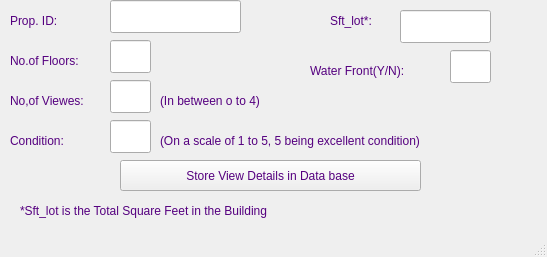
<?xml version="1.0" encoding="UTF-8"?>
<ui version="4.0">
 <class>MainWindow</class>
 <widget class="QMainWindow" name="MainWindow">
  <property name="geometry">
   <rect>
    <x>0</x>
    <y>0</y>
    <width>547</width>
    <height>257</height>
   </rect>
  </property>
  <property name="windowTitle">
   <string>Property View Details</string>
  </property>
  <property name="styleSheet">
   <string notr="true">color: rgb(85, 0, 127);
font: 75 12pt &quot;MS Shell Dlg 2&quot;;</string>
  </property>
  <widget class="QWidget" name="centralwidget">
   <widget class="QLabel" name="label">
    <property name="geometry">
     <rect>
      <x>10</x>
      <y>90</y>
      <width>101</width>
      <height>21</height>
     </rect>
    </property>
    <property name="text">
     <string>No,of Viewes:</string>
    </property>
   </widget>
   <widget class="QLineEdit" name="lineEdit">
    <property name="geometry">
     <rect>
      <x>110</x>
      <y>80</y>
      <width>41</width>
      <height>33</height>
     </rect>
    </property>
   </widget>
   <widget class="QPushButton" name="pushButton">
    <property name="geometry">
     <rect>
      <x>120</x>
      <y>160</y>
      <width>301</width>
      <height>31</height>
     </rect>
    </property>
    <property name="text">
     <string>Store View Details in Data base</string>
    </property>
   </widget>
   <widget class="QLineEdit" name="lineEdit_3">
    <property name="geometry">
     <rect>
      <x>110</x>
      <y>0</y>
      <width>131</width>
      <height>33</height>
     </rect>
    </property>
   </widget>
   <widget class="QLineEdit" name="lineEdit_4">
    <property name="geometry">
     <rect>
      <x>400</x>
      <y>10</y>
      <width>91</width>
      <height>33</height>
     </rect>
    </property>
   </widget>
   <widget class="QLineEdit" name="lineEdit_5">
    <property name="geometry">
     <rect>
      <x>110</x>
      <y>40</y>
      <width>41</width>
      <height>33</height>
     </rect>
    </property>
   </widget>
   <widget class="QLineEdit" name="lineEdit_6">
    <property name="geometry">
     <rect>
      <x>450</x>
      <y>50</y>
      <width>41</width>
      <height>33</height>
     </rect>
    </property>
   </widget>
   <widget class="QLabel" name="label_3">
    <property name="geometry">
     <rect>
      <x>10</x>
      <y>10</y>
      <width>81</width>
      <height>21</height>
     </rect>
    </property>
    <property name="text">
     <string>Prop. ID:</string>
    </property>
   </widget>
   <widget class="QLabel" name="label_4">
    <property name="geometry">
     <rect>
      <x>330</x>
      <y>10</y>
      <width>71</width>
      <height>21</height>
     </rect>
    </property>
    <property name="text">
     <string>Sft_lot*:</string>
    </property>
   </widget>
   <widget class="QLabel" name="label_5">
    <property name="geometry">
     <rect>
      <x>310</x>
      <y>60</y>
      <width>131</width>
      <height>21</height>
     </rect>
    </property>
    <property name="text">
     <string>Water Front(Y/N):</string>
    </property>
   </widget>
   <widget class="QLabel" name="label_6">
    <property name="geometry">
     <rect>
      <x>10</x>
      <y>50</y>
      <width>91</width>
      <height>21</height>
     </rect>
    </property>
    <property name="text">
     <string>No.of Floors:</string>
    </property>
   </widget>
   <widget class="QLabel" name="label_8">
    <property name="geometry">
     <rect>
      <x>240</x>
      <y>90</y>
      <width>201</width>
      <height>21</height>
     </rect>
    </property>
    <property name="text">
     <string/>
    </property>
   </widget>
   <widget class="QLabel" name="label_10">
    <property name="geometry">
     <rect>
      <x>160</x>
      <y>90</y>
      <width>141</width>
      <height>21</height>
     </rect>
    </property>
    <property name="text">
     <string>(In between o to 4)</string>
    </property>
   </widget>
   <widget class="QLabel" name="label_11">
    <property name="geometry">
     <rect>
      <x>20</x>
      <y>200</y>
      <width>421</width>
      <height>21</height>
     </rect>
    </property>
    <property name="text">
     <string>*Sft_lot is the Total Square Feet in the Building</string>
    </property>
   </widget>
   <widget class="QLabel" name="label_2">
    <property name="geometry">
     <rect>
      <x>10</x>
      <y>130</y>
      <width>101</width>
      <height>21</height>
     </rect>
    </property>
    <property name="text">
     <string>Condition:</string>
    </property>
   </widget>
   <widget class="QLabel" name="label_12">
    <property name="geometry">
     <rect>
      <x>160</x>
      <y>130</y>
      <width>351</width>
      <height>21</height>
     </rect>
    </property>
    <property name="text">
     <string>(On a scale of 1 to 5, 5 being excellent condition)</string>
    </property>
   </widget>
   <widget class="QLineEdit" name="lineEdit_2">
    <property name="geometry">
     <rect>
      <x>110</x>
      <y>120</y>
      <width>41</width>
      <height>33</height>
     </rect>
    </property>
   </widget>
  </widget>
  <widget class="QStatusBar" name="statusbar"/>
 </widget>
 <resources/>
 <connections/>
</ui>
